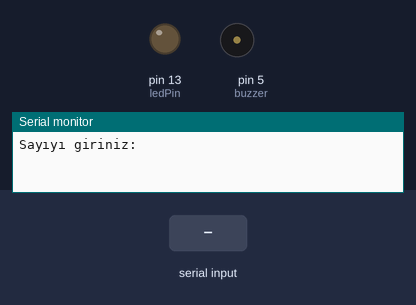
This sketch was run on a simulated Arduino Uno, built with avr-gcc and run on an emulated ATmega328P. On the bench: output pins drawn as LEDs (lit = HIGH), buzzer (waves = sounding, pin HIGH), the last lines printed to the serial monitor. Inputs (shaded band) come from the test bench. EEPROM starts erased.

Above: at 1.2 s.
1.3 s: "90,45\n" received over Serial
At 9.9 s:
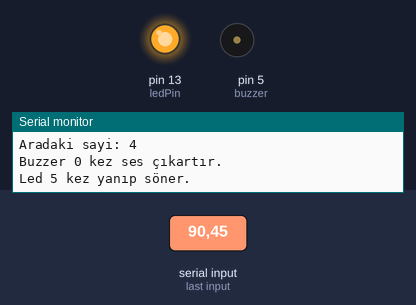
Timing chart, 0 to 11.5 s (numbered marks = the images above; inputs shaded):
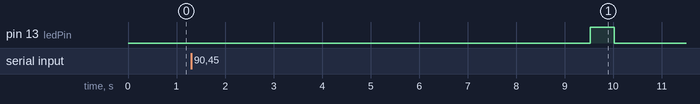

The sketch:

ledVeBuzzerSaydirma.ino
```cpp
#include <EEPROM.h>

int buzzer = 5, ledPin = 13;
long int sayi, birler, on_binler, x;

void setup()
{
  pinMode(ledPin, OUTPUT);
  pinMode(buzzer, OUTPUT);
  Serial.begin(9600);
  Serial.print("Sayıyı giriniz: ");
}

void loop()
{
  if(Serial.available())
  {
     long int i, sayi1, sayi2, sayi3;
     sayi = Serial.parseInt();
     i = sayi;
     sayi1 = i % 100;
     i = i / 100;
     sayi2 = i % 100;
     i = i / 100;
     sayi3 = i;
     EEPROM.write(2,sayi3);
     EEPROM.write(1,sayi2);
     EEPROM.write(0,sayi1);
     Serial.print(EEPROM.read(2));
     Serial.print(EEPROM.read(1));
     Serial.println(EEPROM.read(0));
     delay(1000);
     birler = sayi % 10;
     on_binler = sayi / 10000;
      x = ((sayi % 10000) - (sayi % 10)) / 10;
      Serial.print("Aradaki sayi: ");
      Serial.println(x);
      delay(1000);
      Serial.print("Buzzer ");
      Serial.print(on_binler);
      Serial.println(" kez ses çıkartır.");
      delay(1000);
      Serial.print("Led ");
      Serial.print(birler);
      Serial.println(" kez yanıp söner.");
      delay(1000);
      while(on_binler > 0)
      {
        digitalWrite(buzzer, HIGH);
        delay(100);
        digitalWrite(buzzer, LOW);
        delay((x * 2,5) / 100);
        on_binler--;
       }
       delay(100);
       while(birler > 0)
       {
          digitalWrite(ledPin, HIGH);
          delay(100);
          digitalWrite(ledPin, LOW);
          delay(x / 10);
          birler--;
        }
     }
  }
```

Measured:
- after the input at 1.3 s, pin 13 (ledPin): LOW → HIGH after 8.2 s, → LOW 0.50 s later
